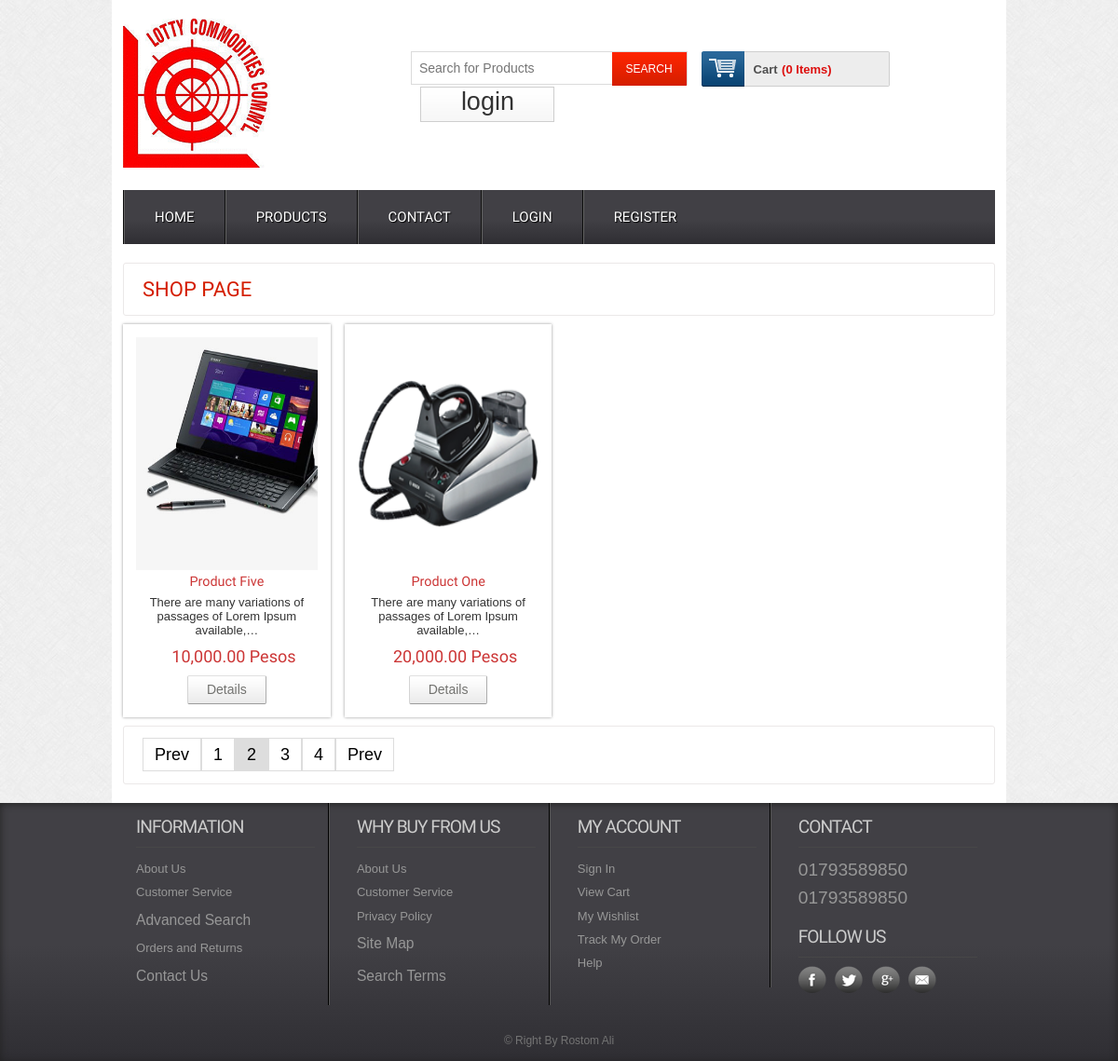
The page /get/category/1 on the database its author committed.
### tables this page shows
CREATE TABLE `tbl_product` (
  `product_id` int(11) NOT NULL,
  `product_title` varchar(255) NOT NULL,
  `product_short_description` text NOT NULL,
  `product_long_description` text NOT NULL,
  `product_image` varchar(255) NOT NULL,
  `product_price` int(11) NOT NULL,
  `product_quantity` int(11) NOT NULL,
  `product_feature` tinyint(4) NOT NULL,
  `product_category` int(11) NOT NULL,
  `product_brand` int(11) NOT NULL,
  `product_author` int(11) NOT NULL,
  `product_view` int(11) NOT NULL DEFAULT 0,
  `published_date` timestamp NOT NULL DEFAULT current_timestamp(),
  `publication_status` tinyint(4) NOT NULL
);

### application/controllers/Web.php (called while the page is built, shortened)
<?php
class Web extends CI_Controller {
    public function category_post($id) {
        $data = array();
        $data['get_all_product'] = $this->web_model->get_all_product_by_cat($id);
        $this->load->view('web/inc/header');
        $this->load->view('web/pages/product', $data);
        $this->load->view('web/inc/footer');
    }
}

### index.php (called while the page is built, shortened)
<?php
require_once BASEPATH.'core/CodeIgniter.php';

### application/models/Web_Model.php (called while the page is built, shortened)
<?php
class Web_Model extends CI_Model {
    public function get_all_product_by_cat($id) {
        $this->db->select('*');
        $this->db->from('tbl_product');
        $this->db->join('tbl_category', 'tbl_category.id=tbl_product.product_category');
        $this->db->join('tbl_brand', 'tbl_brand.brand_id=tbl_product.product_brand');
        $this->db->order_by('tbl_product.product_id', 'DESC');
        $this->db->where('tbl_product.publication_status', 1);
        $this->db->where('tbl_category.id', $id);
        $info = $this->db->get();
        return $info->result();
    }
}

### application/views/web/pages/product.php (the view, shortened to what this page needs)
<div class="main">
    <div class="content">
        <div class="content_top">
            <div class="heading">
                <h3>Shop Page</h3>
            </div>
        </div>
        <?php
        $arr_chunk_product = array_chunk($get_all_product, 4);
        foreach ($arr_chunk_product as $chunk_products) {
            ?>
            <div class="section group">
                <?php foreach ($chunk_products as $single_products) { ?>
                    <div class="grid_1_of_4 images_1_of_4">
                        <a href="<?php echo base_url('single/'.$single_products->product_id);?>"><img style="width:250px;height:250px" src="<?php echo base_url('uploads/'.$single_products->product_image)?>" alt="" /></a>
                        <h2><?php echo $single_products->product_title ?></h2>
                        <p><?php echo word_limiter($single_products->product_short_description, 10) ?></p>
                        <p><span class="price"><?php echo $this->cart->format_number($single_products->product_price) ?> Pesos</span></p>
                        <div class="button"><span><a href="<?php echo base_url('single/'.$single_products->product_id);?>" class="details">Details</a></span></div>
                    </div>
                    <?php
                }
                ?>
            </div>
            <?php
        }
        ?>
        <div class="content_pagi">
            <div class="pagination">
                <ul>
                    <li><a href="#">Prev</a></li>
                    <li><a href="#">1</a></li>
                    <li class="pagiactive"><a href="#">2</a></li>
                    <li><a href="#">3</a></li>
                    <li><a href="#">4</a></li>
                    <li><a href="#">Prev</a></li>
                </ul>
            </div>
        </div>
    </div>
</div>

### assets/web/css/style.css (style rules this page uses)
html,body,div,span,applet,object,iframe,h1,h2,h3,h4,h5,h6,p,blockquote,pre,a,abbr,acronym,address,big,cite,code,del,dfn,em,img,ins,kbd,q,s,samp,small,strike,strong,sub,sup,tt,var,b,u,i,dl,dt,dd,ol,nav ul,nav li,fieldset,form,label,legend,table,caption,tbody,tfoot,thead,tr,th,td,article,aside,canvas,details,embed,figure,figcaption,footer,header,hgroup,menu,nav,output,ruby,section,summary,time,mark,audio,video { margin:0;padding:0;border:0;font-size:100%;font:inherit;vertical-align:baseline; }
ol,ul { list-style:none;margin:0;padding:0; }
a { text-decoration:none; }
img { max-width:100%; }
body { font-family:Arial, Helvetica, sans-serif; background:url(../images/body_bg3.jpg); }
.section { clear: both; padding: 0px; margin: 0px; }
.group:before, .group:after { content:""; display:table; }
.group:after { clear:both; }
.group { zoom:1; }
.content { padding:20px 0; background:#FFF; }
.content h2 { font-size:23px; color:#6C6C6C; font-family: 'Monda', sans-serif; }
.content_top { padding:15px 20px; border:1px solid #EBE8E8; border-radius:3px; }
.heading { float:left; margin-right:10%; }
.heading h3 { font-family: 'Monda', sans-serif; font-size:22px; color:#d41e00; text-transform:uppercase; }
.grid_1_of_4 { display: block; float:left; margin: 1% 0 1% 1.6%; box-shadow: 0px 0px 3px rgb(150, 150, 150); }
.grid_1_of_4:first-child { margin-left: 0; }
.images_1_of_4 { width: 20.8%; padding:1.5%; text-align:center; position:relative; }
.images_1_of_4 img { max-width:100%; }
.images_1_of_4 h2 { color: #CC3636; font-family: 'Monda', sans-serif; font-size:0.9em; font-weight : normal; }
.images_1_of_4 p { font-size:0.8125em; padding:0.4em 0; color: #333; }
.images_1_of_4 p span.price { font-size:18px; font-family: 'Monda', sans-serif; color: #CC3636; margin-left:15px; }
.images_1_of_4 .button { float: left; line-height: 1.9em; margin-top: 0.3em; width: 100%; }
.images_1_of_4 .button a { padding:7px 20px; font-size:0.8em; }
.images_1_of_4 .button a { font-family: "Trebuchet MS",Arial,Helvetica,sans-serif; font-size: 14px; line-height: 15px; text-transform: none; color: #737370; text-decoration: none!important; background: url(../images/button-bg.png) repeat-x 0 0 #E8E8E8; display: inline-block; border-left: 1px solid #D4D4D4!important; border-right: 1px solid #ADADAD!important; border-top: 1px solid #E0E0E0!important; border-bottom: 1px solid #9C9C9C!important; cursor: pointer!important; margin: 0 2px; border-radius: 2px; -moz-border-radius: 2px; -webkit-border-radius: 2px; -webkit-transition: all 0.5s ease; -moz-transition: all 0.5s ease; -o-transition: all 0.5s ease; transition: all 0.5s ease; }

### application/views/web/pages/product.php (style rules this page uses)
.content_pagi { padding:20px;border: 1px solid #EBE8E8;border-radius: 3px; }
.pagination ul li { float: left }
.pagination ul li a { color: #000;padding: 7px 12px;border: 1px solid #ddd;font-size: 18px; }
.pagiactive a { background:#ddd; }

### rows shown on the page
tbl_product: product_image (picture), product_title "Product Five", product_short_description "There are many variations of passages of Lorem Ipsum available,…", product_price "10,000.00"
tbl_product: product_image (picture), product_title "Product One", product_short_description "There are many variations of passages of Lorem Ipsum available,…", product_price "20,000.00"

### other values the page prints
$this->cart->total_items() "0"
$result->$para "01793589850 01793589850 © Right By Rostom Ali"
